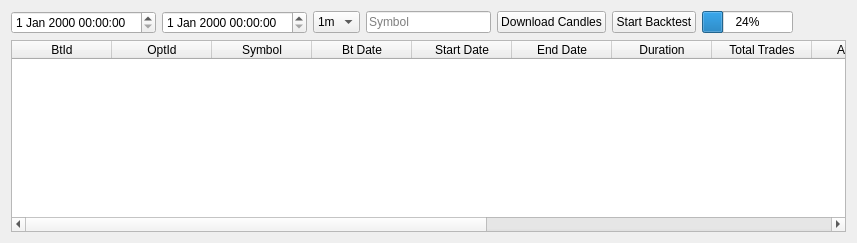
          <widget class="QWidget" name="tabBacktester">
           <property name="styleSheet">
            <string notr="true"/>
           </property>
           <attribute name="title">
            <string>Backtester</string>
           </attribute>
           <layout class="QGridLayout" name="gridLayout_24">
            <item row="0" column="0">
             <layout class="QVBoxLayout" name="verticalLayout_19">
              <item>
               <layout class="QHBoxLayout" name="horizontalLayout_8">
                <item>
                 <widget class="QDateTimeEdit" name="dateFromBacktest">
                  <property name="styleSheet">
                   <string notr="true"/>
                  </property>
                 </widget>
                </item>
                <item>
                 <widget class="QDateTimeEdit" name="dateToBacktest">
                  <property name="styleSheet">
                   <string notr="true"/>
                  </property>
                 </widget>
                </item>
                <item>
                 <widget class="QComboBox" name="drpBacktestTimeframe">
                  <property name="styleSheet">
                   <string notr="true"/>
                  </property>
                  <property name="currentText">
                   <string>1m</string>
                  </property>
                  <item>
                   <property name="text">
                    <string>1m</string>
                   </property>
                  </item>
                  <item>
                   <property name="text">
                    <string>5m</string>
                   </property>
                  </item>
                  <item>
                   <property name="text">
                    <string>1h</string>
                   </property>
                  </item>
                  <item>
                   <property name="text">
                    <string>1d</string>
                   </property>
                  </item>
                 </widget>
                </item>
                <item>
                 <widget class="QLineEdit" name="txtBacktestSymbol">
                  <property name="minimumSize">
                   <size>
                    <width>125</width>
                    <height>0</height>
                   </size>
                  </property>
                  <property name="maximumSize">
                   <size>
                    <width>75</width>
                    <height>16777215</height>
                   </size>
                  </property>
                  <property name="styleSheet">
                   <string notr="true"/>
                  </property>
                  <property name="text">
                   <string/>
                  </property>
                  <property name="placeholderText">
                   <string>Symbol</string>
                  </property>
                 </widget>
                </item>
                <item>
                 <widget class="QPushButton" name="btnDownloadCandles">
                  <property name="styleSheet">
                   <string notr="true"/>
                  </property>
                  <property name="text">
                   <string>Download Candles</string>
                  </property>
                 </widget>
                </item>
                <item>
                 <widget class="QPushButton" name="btnStartBacktest">
                  <property name="styleSheet">
                   <string notr="true"/>
                  </property>
                  <property name="text">
                   <string>Start Backtest</string>
                  </property>
                 </widget>
                </item>
                <item>
                 <widget class="QProgressBar" name="progressBarBacktest">
                  <property name="maximumSize">
                   <size>
                    <width>100</width>
                    <height>16777215</height>
                   </size>
                  </property>
                  <property name="styleSheet">
                   <string notr="true"/>
                  </property>
                  <property name="value">
                   <number>24</number>
                  </property>
                 </widget>
                </item>
                <item>
                 <widget class="QLabel" name="lblSwtUpdateBacktest">
                  <property name="styleSheet">
                   <string notr="true"/>
                  </property>
                  <property name="text">
                   <string/>
                  </property>
                 </widget>
                </item>
                <item>
                 <spacer name="horizontalSpacer_7">
                  <property name="orientation">
                   <enum>Qt::Horizontal</enum>
                  </property>
                  <property name="sizeHint" stdset="0">
                   <size>
                    <width>40</width>
                    <height>20</height>
                   </size>
                  </property>
                 </spacer>
                </item>
               </layout>
              </item>
             </layout>
            </item>
            <item row="1" column="0">
             <widget class="QTableWidget" name="tblBacktests">
              <property name="enabled">
               <bool>true</bool>
              </property>
              <property name="styleSheet">
               <string notr="true"/>
              </property>
              <attribute name="verticalHeaderVisible">
               <bool>false</bool>
              </attribute>
              <column>
               <property name="text">
                <string>BtId</string>
               </property>
              </column>
              <column>
               <property name="text">
                <string>OptId</string>
               </property>
              </column>
              <column>
               <property name="text">
                <string>Symbol</string>
               </property>
              </column>
              <column>
               <property name="text">
                <string>Bt Date</string>
               </property>
              </column>
              <column>
               <property name="text">
                <string>Start Date</string>
               </property>
              </column>
              <column>
               <property name="text">
                <string>End Date</string>
               </property>
              </column>
              <column>
               <property name="text">
                <string>Duration</string>
               </property>
              </column>
              <column>
               <property name="text">
                <string>Total Trades</string>
               </property>
              </column>
              <column>
               <property name="text">
                <string>Avg Time</string>
               </property>
              </column>
              <column>
               <property name="text">
                <string>Trades/Hour</string>
               </property>
              </column>
              <column>
               <property name="text">
                <string>Avg PL %</string>
               </property>
              </column>
              <column>
               <property name="text">
                <string>PL/Hour</string>
               </property>
              </column>
              <column>
               <property name="text">
                <string>PL</string>
               </property>
              </column>
              <column>
               <property name="text">
                <string>PL %</string>
               </property>
              </column>
             </widget>
            </item>
           </layout>
          </widget>
